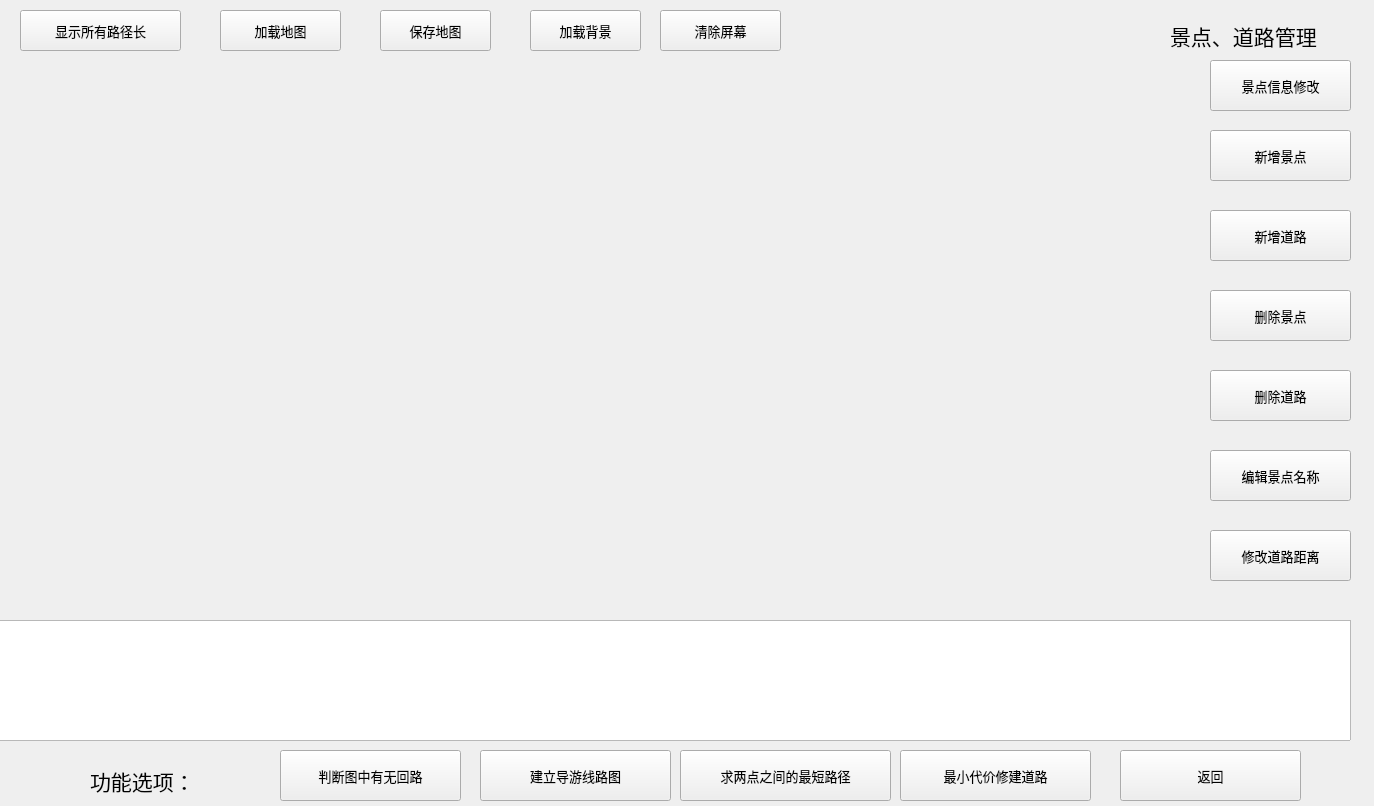
<?xml version="1.0" encoding="UTF-8"?>
<ui version="4.0">
 <class>Scenicmanagement</class>
 <widget class="QWidget" name="Scenicmanagement">
  <property name="geometry">
   <rect>
    <x>0</x>
    <y>0</y>
    <width>1374</width>
    <height>806</height>
   </rect>
  </property>
  <property name="windowTitle">
   <string>Form</string>
  </property>
  <widget class="QPushButton" name="Btn_3_5">
   <property name="geometry">
    <rect>
     <x>660</x>
     <y>10</y>
     <width>121</width>
     <height>41</height>
    </rect>
   </property>
   <property name="font">
    <font>
     <family>Agency FB</family>
     <pointsize>10</pointsize>
    </font>
   </property>
   <property name="text">
    <string>清除屏幕</string>
   </property>
  </widget>
  <widget class="QPushButton" name="Btn_1_3">
   <property name="geometry">
    <rect>
     <x>1210</x>
     <y>290</y>
     <width>141</width>
     <height>51</height>
    </rect>
   </property>
   <property name="font">
    <font>
     <family>Agency FB</family>
     <pointsize>10</pointsize>
    </font>
   </property>
   <property name="text">
    <string>删除景点</string>
   </property>
  </widget>
  <widget class="QPushButton" name="Btn_1_2">
   <property name="geometry">
    <rect>
     <x>1210</x>
     <y>210</y>
     <width>141</width>
     <height>51</height>
    </rect>
   </property>
   <property name="font">
    <font>
     <family>Agency FB</family>
     <pointsize>10</pointsize>
    </font>
   </property>
   <property name="text">
    <string>新增道路</string>
   </property>
  </widget>
  <widget class="QPushButton" name="Btn_2_2">
   <property name="geometry">
    <rect>
     <x>480</x>
     <y>750</y>
     <width>191</width>
     <height>51</height>
    </rect>
   </property>
   <property name="font">
    <font>
     <family>Agency FB</family>
     <pointsize>10</pointsize>
    </font>
   </property>
   <property name="text">
    <string>建立导游线路图</string>
   </property>
  </widget>
  <widget class="QPushButton" name="Btn_3_4">
   <property name="geometry">
    <rect>
     <x>530</x>
     <y>10</y>
     <width>111</width>
     <height>41</height>
    </rect>
   </property>
   <property name="font">
    <font>
     <family>Agency FB</family>
     <pointsize>10</pointsize>
    </font>
   </property>
   <property name="text">
    <string>加载背景</string>
   </property>
  </widget>
  <widget class="QPushButton" name="Btn_3_1">
   <property name="geometry">
    <rect>
     <x>20</x>
     <y>10</y>
     <width>161</width>
     <height>41</height>
    </rect>
   </property>
   <property name="font">
    <font>
     <family>Agency FB</family>
     <pointsize>10</pointsize>
    </font>
   </property>
   <property name="focusPolicy">
    <enum>Qt::StrongFocus</enum>
   </property>
   <property name="text">
    <string>显示所有路径长</string>
   </property>
  </widget>
  <widget class="QPushButton" name="Btn_1_4">
   <property name="geometry">
    <rect>
     <x>1210</x>
     <y>370</y>
     <width>141</width>
     <height>51</height>
    </rect>
   </property>
   <property name="font">
    <font>
     <family>Agency FB</family>
     <pointsize>10</pointsize>
    </font>
   </property>
   <property name="text">
    <string>删除道路</string>
   </property>
  </widget>
  <widget class="QLabel" name="label_1">
   <property name="geometry">
    <rect>
     <x>90</x>
     <y>760</y>
     <width>131</width>
     <height>41</height>
    </rect>
   </property>
   <property name="font">
    <font>
     <family>Agency FB</family>
     <pointsize>16</pointsize>
    </font>
   </property>
   <property name="tabletTracking">
    <bool>false</bool>
   </property>
   <property name="text">
    <string>功能选项：</string>
   </property>
  </widget>
  <widget class="QLabel" name="label_2">
   <property name="geometry">
    <rect>
     <x>1170</x>
     <y>10</y>
     <width>191</width>
     <height>51</height>
    </rect>
   </property>
   <property name="font">
    <font>
     <family>Agency FB</family>
     <pointsize>16</pointsize>
     <weight>50</weight>
     <bold>false</bold>
    </font>
   </property>
   <property name="tabletTracking">
    <bool>false</bool>
   </property>
   <property name="styleSheet">
    <string notr="true"/>
   </property>
   <property name="text">
    <string>景点、道路管理</string>
   </property>
  </widget>
  <widget class="QListWidget" name="Message_1">
   <property name="geometry">
    <rect>
     <x>-10</x>
     <y>620</y>
     <width>1361</width>
     <height>121</height>
    </rect>
   </property>
  </widget>
  <widget class="QPushButton" name="Btn_3_2">
   <property name="geometry">
    <rect>
     <x>220</x>
     <y>10</y>
     <width>121</width>
     <height>41</height>
    </rect>
   </property>
   <property name="font">
    <font>
     <family>Agency FB</family>
     <pointsize>10</pointsize>
    </font>
   </property>
   <property name="text">
    <string>加载地图</string>
   </property>
  </widget>
  <widget class="QPushButton" name="Btn_2_1">
   <property name="geometry">
    <rect>
     <x>280</x>
     <y>750</y>
     <width>181</width>
     <height>51</height>
    </rect>
   </property>
   <property name="font">
    <font>
     <family>Agency FB</family>
     <pointsize>10</pointsize>
    </font>
   </property>
   <property name="text">
    <string>判断图中有无回路</string>
   </property>
  </widget>
  <widget class="QPushButton" name="Btn_2_3">
   <property name="geometry">
    <rect>
     <x>680</x>
     <y>750</y>
     <width>211</width>
     <height>51</height>
    </rect>
   </property>
   <property name="font">
    <font>
     <family>Agency FB</family>
     <pointsize>10</pointsize>
    </font>
   </property>
   <property name="text">
    <string>求两点之间的最短路径</string>
   </property>
  </widget>
  <widget class="QPushButton" name="Btn_1_5">
   <property name="geometry">
    <rect>
     <x>1210</x>
     <y>450</y>
     <width>141</width>
     <height>51</height>
    </rect>
   </property>
   <property name="font">
    <font>
     <family>Agency FB</family>
     <pointsize>10</pointsize>
    </font>
   </property>
   <property name="text">
    <string>编辑景点名称</string>
   </property>
  </widget>
  <widget class="QPushButton" name="Btn_3_3">
   <property name="geometry">
    <rect>
     <x>380</x>
     <y>10</y>
     <width>111</width>
     <height>41</height>
    </rect>
   </property>
   <property name="font">
    <font>
     <family>Agency FB</family>
     <pointsize>10</pointsize>
    </font>
   </property>
   <property name="text">
    <string>保存地图</string>
   </property>
  </widget>
  <widget class="QPushButton" name="Btn_2_4">
   <property name="geometry">
    <rect>
     <x>900</x>
     <y>750</y>
     <width>191</width>
     <height>51</height>
    </rect>
   </property>
   <property name="font">
    <font>
     <family>Agency FB</family>
     <pointsize>10</pointsize>
    </font>
   </property>
   <property name="text">
    <string>最小代价修建道路</string>
   </property>
  </widget>
  <widget class="QPushButton" name="Btn_1_6">
   <property name="geometry">
    <rect>
     <x>1210</x>
     <y>530</y>
     <width>141</width>
     <height>51</height>
    </rect>
   </property>
   <property name="font">
    <font>
     <family>Agency FB</family>
     <pointsize>10</pointsize>
    </font>
   </property>
   <property name="text">
    <string>修改道路距离</string>
   </property>
  </widget>
  <widget class="QPushButton" name="Btn_1_1">
   <property name="geometry">
    <rect>
     <x>1210</x>
     <y>130</y>
     <width>141</width>
     <height>51</height>
    </rect>
   </property>
   <property name="font">
    <font>
     <family>Agency FB</family>
     <pointsize>10</pointsize>
    </font>
   </property>
   <property name="text">
    <string>新增景点</string>
   </property>
  </widget>
  <widget class="QPushButton" name="Btn_2_5">
   <property name="geometry">
    <rect>
     <x>1120</x>
     <y>750</y>
     <width>181</width>
     <height>51</height>
    </rect>
   </property>
   <property name="font">
    <font>
     <family>Agency FB</family>
     <pointsize>10</pointsize>
    </font>
   </property>
   <property name="text">
    <string>返回</string>
   </property>
  </widget>
  <widget class="QPushButton" name="scenic_info">
   <property name="geometry">
    <rect>
     <x>1210</x>
     <y>60</y>
     <width>141</width>
     <height>51</height>
    </rect>
   </property>
   <property name="font">
    <font>
     <family>Agency FB</family>
     <pointsize>10</pointsize>
    </font>
   </property>
   <property name="text">
    <string>景点信息修改</string>
   </property>
  </widget>
 </widget>
 <resources/>
 <connections/>
</ui>
